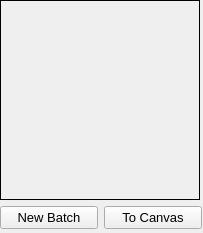
<?xml version="1.0" encoding="UTF-8"?>
<ui version="4.0">
 <class>Form</class>
 <widget class="QWidget" name="Form">
  <property name="geometry">
   <rect>
    <x>0</x>
    <y>0</y>
    <width>203</width>
    <height>233</height>
   </rect>
  </property>
  <property name="sizePolicy">
   <sizepolicy hsizetype="Maximum" vsizetype="Maximum">
    <horstretch>0</horstretch>
    <verstretch>0</verstretch>
   </sizepolicy>
  </property>
  <property name="minimumSize">
   <size>
    <width>203</width>
    <height>233</height>
   </size>
  </property>
  <property name="maximumSize">
   <size>
    <width>203</width>
    <height>233</height>
   </size>
  </property>
  <property name="windowTitle">
   <string>Form</string>
  </property>
  <widget class="QWidget" name="layoutWidget">
   <property name="geometry">
    <rect>
     <x>0</x>
     <y>0</y>
     <width>202</width>
     <height>231</height>
    </rect>
   </property>
   <layout class="QGridLayout" name="gridLayout">
    <property name="horizontalSpacing">
     <number>6</number>
    </property>
    <item row="1" column="0">
     <widget class="QPushButton" name="new_batch_button">
      <property name="font">
       <font>
        <pointsize>10</pointsize>
       </font>
      </property>
      <property name="toolTip">
       <string>Generate a new batch of four images using this as the  base image.</string>
      </property>
      <property name="text">
       <string>New Batch</string>
      </property>
     </widget>
    </item>
    <item row="0" column="0" colspan="2">
     <widget class="QLabel" name="thumbnail">
      <property name="sizePolicy">
       <sizepolicy hsizetype="Maximum" vsizetype="Maximum">
        <horstretch>0</horstretch>
        <verstretch>0</verstretch>
       </sizepolicy>
      </property>
      <property name="minimumSize">
       <size>
        <width>200</width>
        <height>200</height>
       </size>
      </property>
      <property name="maximumSize">
       <size>
        <width>200</width>
        <height>200</height>
       </size>
      </property>
      <property name="font">
       <font>
        <pointsize>13</pointsize>
       </font>
      </property>
      <property name="styleSheet">
       <string notr="true">border: 1px solid black</string>
      </property>
      <property name="text">
       <string/>
      </property>
     </widget>
    </item>
    <item row="1" column="1">
     <widget class="QPushButton" name="to_canvas_button">
      <property name="font">
       <font>
        <pointsize>10</pointsize>
       </font>
      </property>
      <property name="toolTip">
       <string>Send this image to the canvas</string>
      </property>
      <property name="text">
       <string>To Canvas</string>
      </property>
     </widget>
    </item>
   </layout>
  </widget>
 </widget>
 <resources/>
 <connections/>
</ui>
